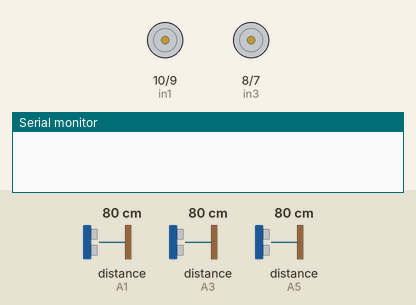
Simulated run of this sketch. Board: Arduino Uno, built with avr-gcc and run on an emulated ATmega328P. Parts: motor-driver pin pairs drawn as motors (green arrow = first pin HIGH = forward, orange = second pin HIGH = backward, longer = more drive, scaled by the enable pin), the last lines printed to the serial monitor. Wiring (inferred from the names in the program): 3 × ultrasonic range finder: trigger A0, echo A1 / trigger A2, echo A3 / trigger A4, echo A5. The test bench sets the inputs (shaded band); at power-on: distance to the obstacle (sensors on A1, A3, A5) 80 cm. The echo pulse lasts 58.3 µs per cm. At 4.0 s the program stops and its outputs stay as they are.

Above: at 0.1 s.
At 3.9 s:
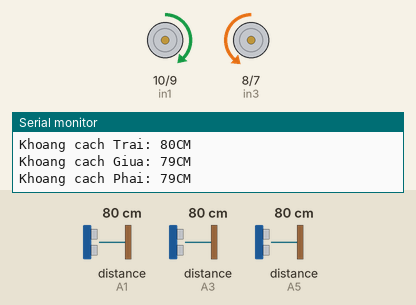
Timing chart, 0 to 5.4 s (numbered marks = the images above):
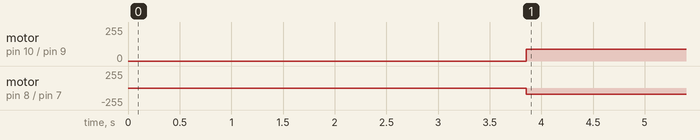

The sketch:

testupdate02.ino
```cpp
int trig1 = A0, echo1 = A1;// cảm biến trái
int trig2 = A2, echo2 = A3;// cảm biến giữa
int trig3 = A4, echo3 = A5;// cảm biến phải

int in1 = 10, in2 = 9, in3 = 8, in4 = 7;
int ENA = 11, ENB = 3;

long Duration, Distance;
float soundSpeed = 0.0343;
int leftSpeed = 90, rightSpeed = 95;
long leftDistance = 0, middleDistance = 0, rightDistance = 0;
int Wall = 19;
float minDistance = 1.9;


void setup()
{
  Serial.begin(9600);
  pinMode(trig1, OUTPUT);
  pinMode(trig2, OUTPUT);
  pinMode(trig3, OUTPUT);
  pinMode(echo1, INPUT);
  pinMode(echo2, INPUT);
  pinMode(echo3, INPUT);

  pinMode(ENA, OUTPUT);
  pinMode(ENB, OUTPUT);
  pinMode(in1, OUTPUT);
  pinMode(in2, OUTPUT);
  pinMode(in3, OUTPUT);
  pinMode(in4, OUTPUT);
  stop();
  delay(3800);

}

long leftM()
{
  digitalWrite(trig1, LOW);
  delayMicroseconds(2);
  digitalWrite(trig1, HIGH);
  delayMicroseconds(10);
  digitalWrite(trig1, LOW);
  Duration = pulseIn(echo1, HIGH);
  Distance = soundSpeed * (Duration / 2);//s =v*t
  return(Distance);
}
long middleM()
{
  digitalWrite(trig1, LOW);
  delayMicroseconds(2);
  digitalWrite(trig2, HIGH);
  delayMicroseconds(10);
  digitalWrite(trig2, LOW);
  Duration = pulseIn(echo2, HIGH);
  Distance = soundSpeed * (Duration / 2);//s =v*t
  return(Distance);
}

long rightM()
{
  digitalWrite(trig3, LOW);
  delayMicroseconds(2);
  digitalWrite(trig3, HIGH);
  delayMicroseconds(10);
  digitalWrite(trig3, LOW);
  Duration = pulseIn(echo3, HIGH);
  Distance = soundSpeed * (Duration / 2);//s =v*t
  return(Distance);
}

void forward()
{
  analogWrite(ENA, leftSpeed);
  analogWrite(ENB, rightSpeed);
  digitalWrite(in1, HIGH);
  digitalWrite(in2, LOW);
  digitalWrite(in3, LOW);
  digitalWrite(in4, HIGH);
}

void back()
{
  analogWrite(ENA, leftSpeed);
  analogWrite(ENB, rightSpeed);
  digitalWrite(in1, LOW);
  digitalWrite(in2, HIGH);
  digitalWrite(in3, HIGH);
  digitalWrite(in4, LOW);
}
void turnRight()
{
  analogWrite(ENA, leftSpeed);
  analogWrite(ENB, rightSpeed);
  digitalWrite(in1, HIGH);
  digitalWrite(in2, LOW);
  digitalWrite(in3, HIGH);
  digitalWrite(in4, LOW);
}
void turnLeft()
{
  analogWrite(ENA, leftSpeed);
  analogWrite(ENB, rightSpeed);
  digitalWrite(in1, LOW);
  digitalWrite(in2, HIGH);
  digitalWrite(in3, LOW);
  digitalWrite(in4, HIGH);
}

void stop()
{
  analogWrite(ENA, 0);
  analogWrite(ENB, 0);
}

void checkDistance()
{
  delay(99);
  int leftDHT = leftM();
  delay(10);
  int middleDHT = middleM();
  delay(10);
  int rightDHT = rightM();
  delay(10);

  while(true)
  {
    if(abs(leftDistance - leftDHT) <= minDistance && abs(middleDistance - middleDHT) <= minDistance && abs(rightDistance - rightDHT) <= minDistance)
    {
      if(leftDHT < rightDHT)
      {
      Serial.println("Lui re phai!!");
      stop();
      delay(300);
      back();
      delay(800);
      turnRight();
      delay(25);
      break;
      }
      if(leftDHT > rightDHT)
      {
      Serial.println("Lui re trai!!");
      stop();
      delay(300);
      back();
      delay(800);
      turnLeft();
      delay(25);
      break;
      }
    }
    else
    {
      break;
    }
  }
}


void loop()
{
  leftDistance = leftM();
  delay(10);
  middleDistance = middleM();
  delay(10);
  rightDistance = rightM();
  delay(10);

  Serial.print("Khoang cach Trai: ");
  Serial.print(leftDistance);
  Serial.println("CM");
  Serial.print("Khoang cach Giua: ");
  Serial.print(middleDistance);
  Serial.println("CM");
  Serial.print("Khoang cach Phai: ");
  Serial.print(rightDistance);
  Serial.println("CM");


  if(leftDistance < Wall && middleDistance > Wall && rightDistance > Wall)
  {
    Serial.println("Xe lech trai!!");
    turnRight();
    delay(28);
  }
  else if(leftDistance > Wall && middleDistance > Wall && rightDistance < Wall)
  {
    Serial.println("Xe lech phai!!");
    turnLeft();
    delay(28);
  }
  else if(leftDistance < Wall && middleDistance < Wall && rightDistance > Wall)
  {
    Serial.println("Re phai!!");
    stop();
    delay(200);
    turnRight();
    delay(500);
  }
  else if(leftDistance > Wall && middleDistance < Wall && rightDistance < Wall)
  {
    Serial.println("Re trai!!");
    stop();
    delay(200);
    turnLeft();
    delay(500);
  }
  else if(leftDistance > Wall && middleDistance < Wall && rightDistance > Wall)
  {
    Serial.println("Re trai!!");
    stop();
    delay(200);
    turnLeft();
    delay(500);
  }
  else if(leftDistance < Wall && middleDistance > Wall && rightDistance < Wall)
  {
    if(leftDistance < rightDistance)
    {
    Serial.println("Lech Trai!!");
    turnRight();
    delay(20);
    }
    if(leftDistance > rightDistance)
    {
    Serial.println("Lech Phai!!");
    turnLeft();
    delay(20);
    }
  }
  else if(leftDistance < Wall && middleDistance < Wall && rightDistance < Wall)
  {
    Serial.println("Chu y quay dau!!");
    stop();
    delay(500);
    back();
    delay(900);
    turnLeft();
    delay(900);
  }

  else
  {
    forward();
  }

  checkDistance();
}
```

Measured:
- by itself, motor on pin 10 (in1) / pin 9 (in2): stopped → forward 90/255 at 3.9 s
- by itself, motor on pin 8 (in3) / pin 7 (in4): stopped → backward 95/255 at 3.9 s
